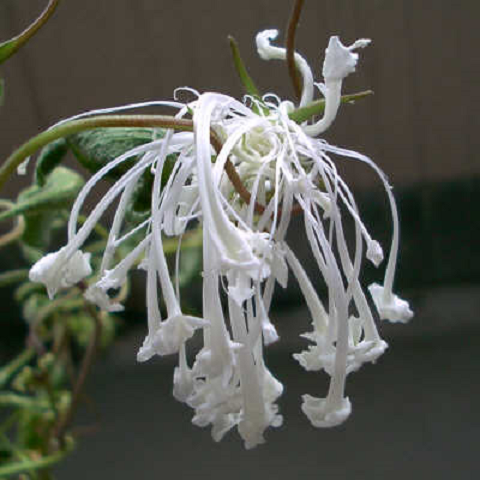
%> input picture img/kadai01/asagao.png, 480 x 480 px
$ octave kadai8.m   (GNU Octave 9; MATLAB toolbox functions it lacks are replaced by stand-ins)
%> lines starting %> are read from the running program, lines starting %| are printed output that depends on the picture; in (x1, y1, x2, y2) boxes, pixels count from 0 and x2, y2 are one past the last pixel; in counts of white or black regions, pixels touching at a corner belong together; the program's own positions count from 1
% 課題8 ラベリング
% 2値化された画像の連結成分にラベルをつけよ．

clear;      % 変数のクリア
close all;  % 図表のクリア

org_img = imread('asagao.png');	% 原画像の入力
%> org_img is the input picture: size 480x480x3 uint8; mean R, G, B 89.3, 91, 82.3
org_gray = rgb2gray(org_img);   % グレイスケール化
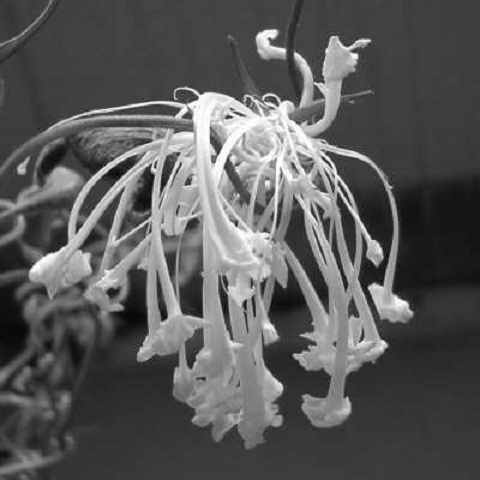
%> org_gray: size 480x480 uint8; min 7, max 255, mean 89.5
imagesc(org_gray);              % 画像の表示
colormap(gray);                 % グレイスケールの範囲で表示
colorbar;                       % カラーバーの表示
axis image;                     % 元画像の比率に

figure;
thr128_img = org_gray > 128;    % 閾値128で2値化
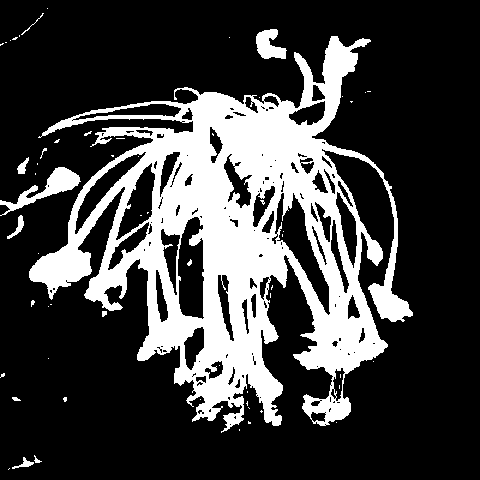
%> thr128_img: size 480x480 logical; 25.2% white; 59 white regions (47 under 20 px), largest, box (x1, y1, x2, y2) and area: (29, 36, 413, 433) 55649, (0, 167, 81, 216) 1086, (256, 29, 287, 59) 591
imagesc(thr128_img);            % 画像の表示
colormap(gray);                 % グレイスケールの範囲で表示
colorbar;                       % カラーバーの表示
axis image;                     % 元画像の比率に

figure;
bwl_img = bwlabeln(thr128_img); % 連結成分のラベル付け
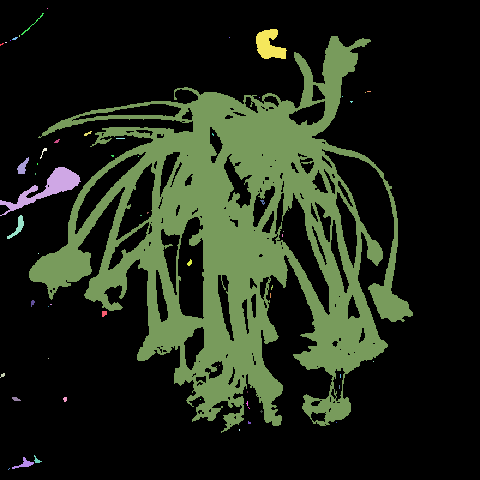
%> bwl_img: size 480x480 double; 60 distinct labels, from 0 to 59; one colour per label, 0 black
imagesc(bwl_img);               % 画像の表示
colormap(jet);                  % jetの範囲で表示
colorbar;                       % カラーバーの表示
axis image;                     % 元画像の比率に
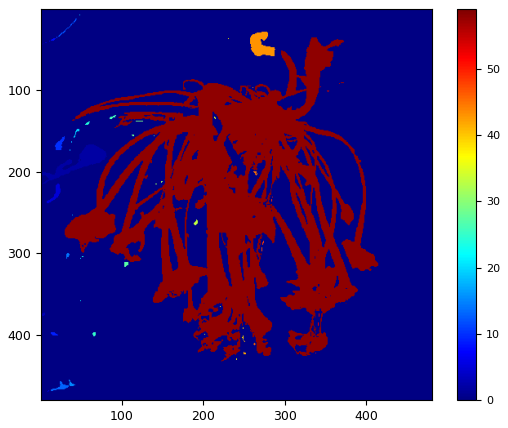
%> figure redrawn from the program's plot data

return;

$ run again, with img/kadai01/compare.png copied over img/kadai01/asagao.png
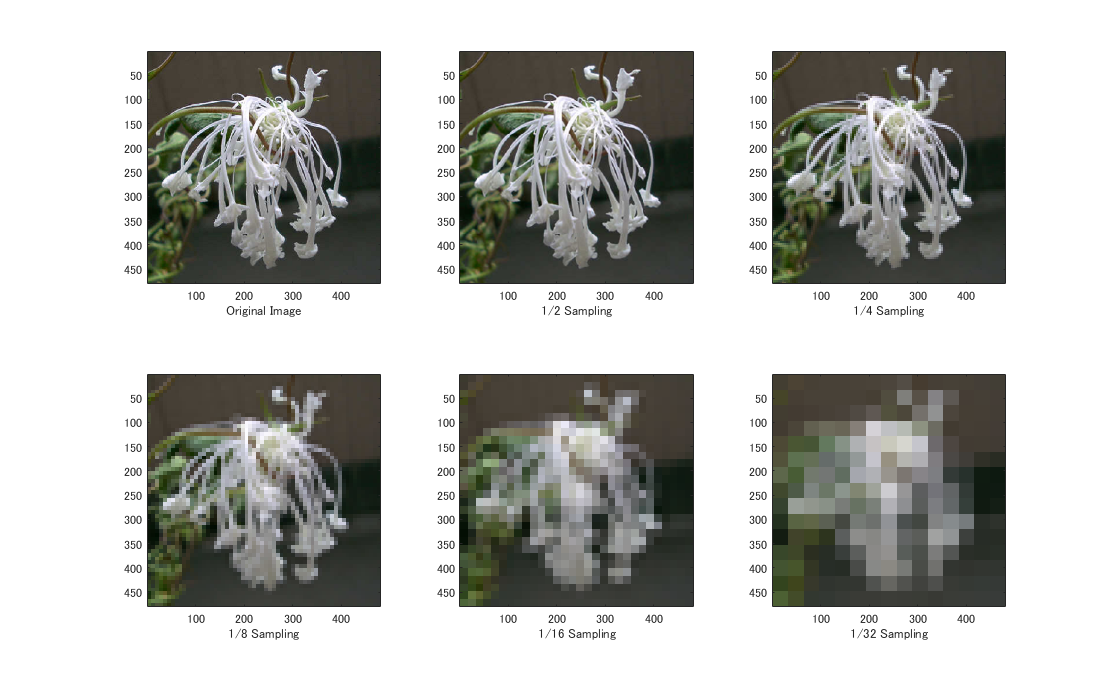
%> input picture img/kadai01/compare.png, 1114 x 682 px
%> org_img is the input picture: size 682x1114x3 uint8; mean R, G, B 181.8, 182.6, 178.9
%> `thr128_img = org_gray > 128;`:
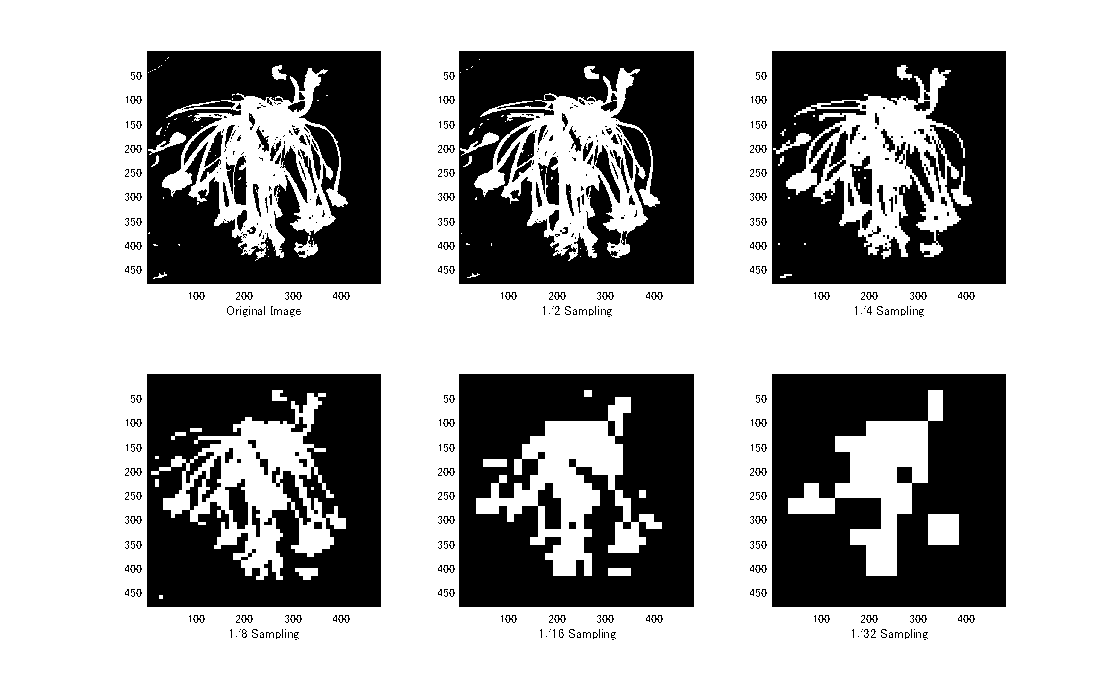
%> thr128_img: size 682x1114 logical; 66.3% white; 527 black regions (358 under 20 px), largest, box (x1, y1, x2, y2) and area: (772, 374, 1006, 607) 43919, (459, 374, 694, 607) 42514, (147, 374, 381, 607) 40161
%> bwl_img: size 682x1114 double; 111 distinct labels, from 0 to 110
%> `axis image;`:
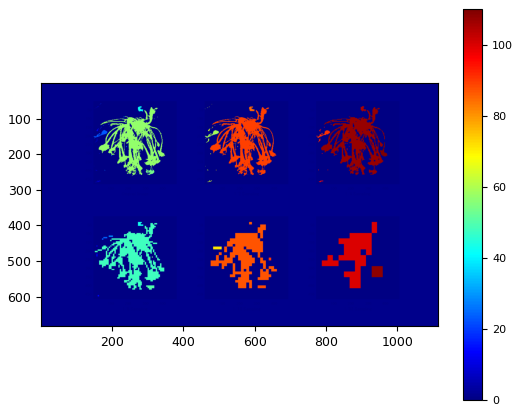
%> figure redrawn from the program's plot data
